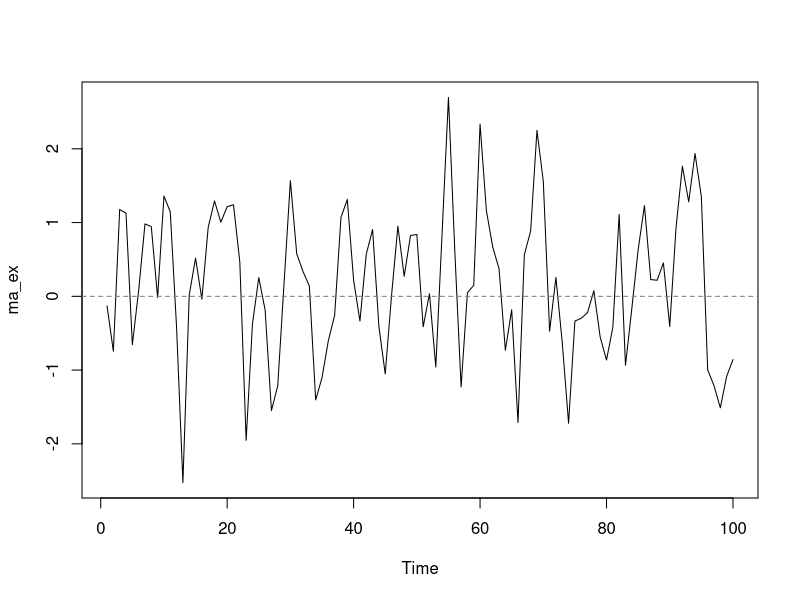
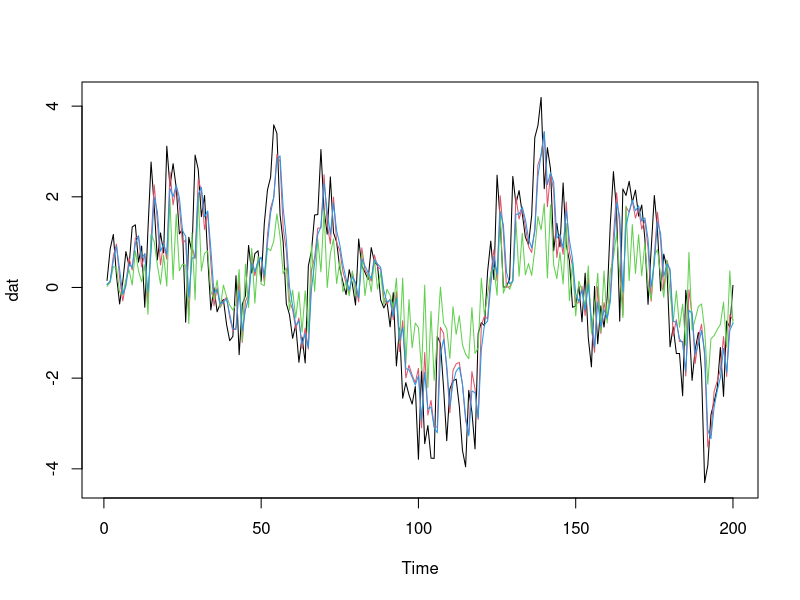
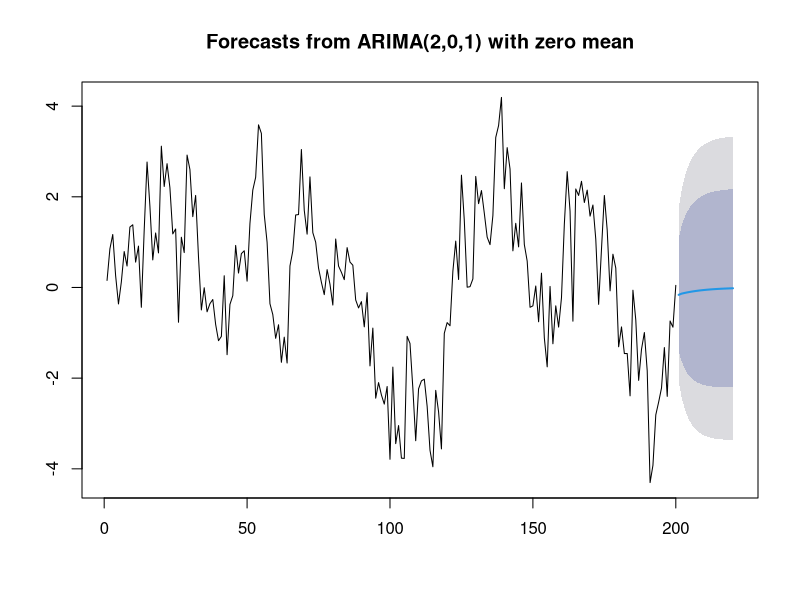
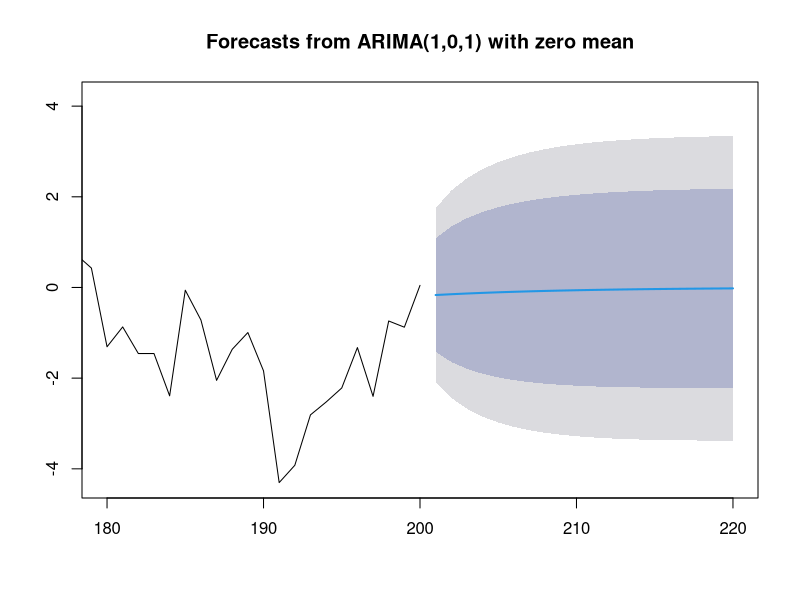
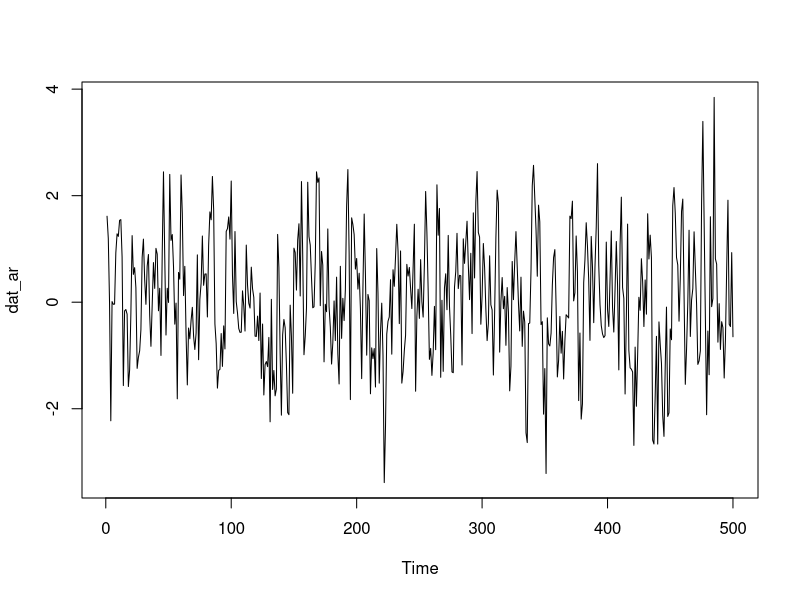
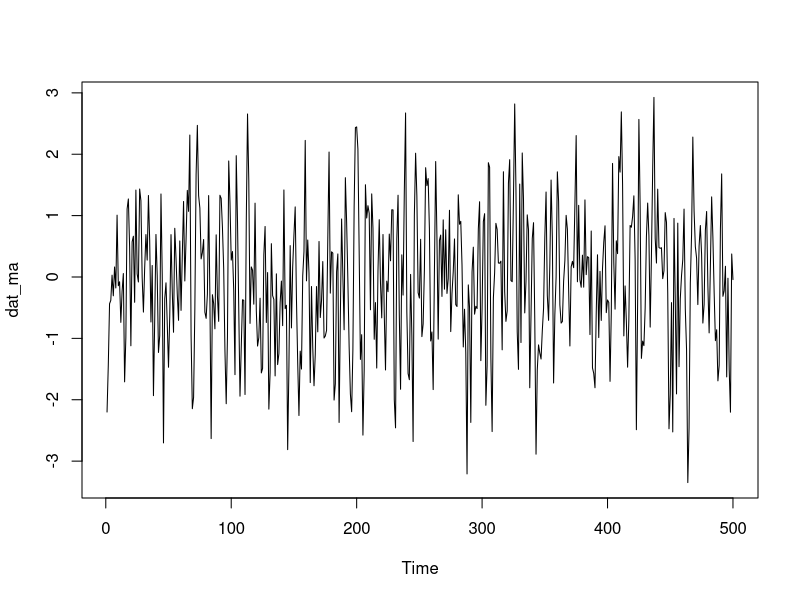
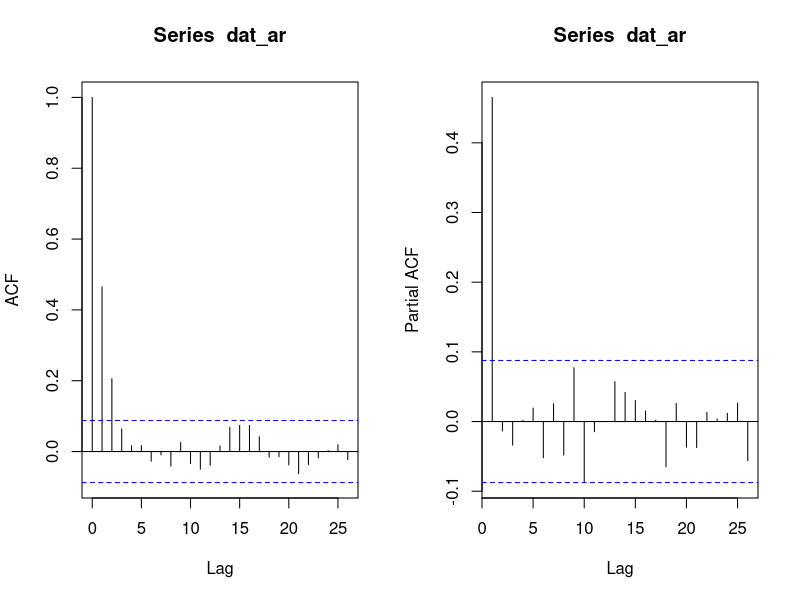
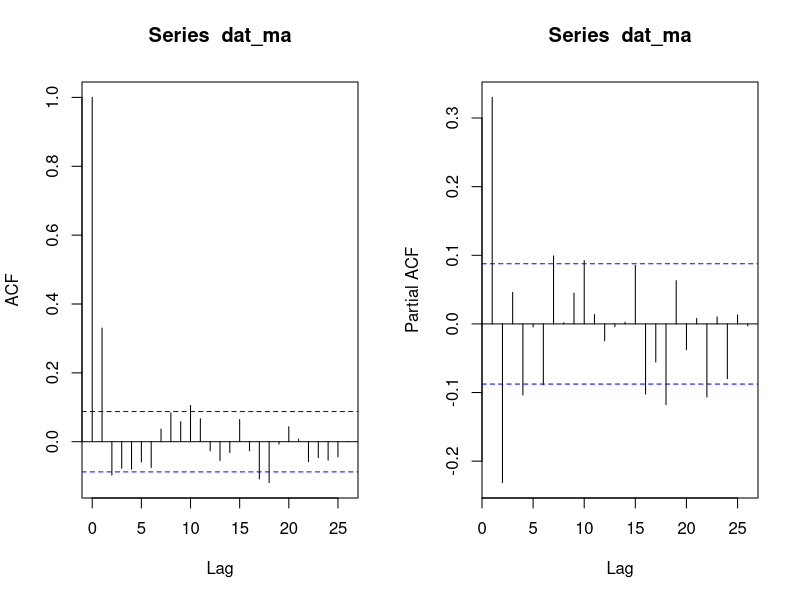

Write the R code that produced these figures, in order.

# rm(list=ls())

# install.packages("forecast")

library("forecast")
?arima        # fit arima model
?forecast     # forecast using fitted model


# MA model example ; MA(1) ; X_{t} = e_{t} + 0.5*e_{t-1}
set.seed(1)
ma_ex <- arima.sim(model=list(ma=c(0.5)), 100)
plot(ma_ex)
abline(h=0, col=grey(0.5), lty=2)


# ARMA model example ; ARMA(2,1) ; X_{t} - 0.5*X_{t-1} - 0.3*X_{t-2} = e_{t} + 0.2*e_{t-1}
set.seed(1)
dat <- arima.sim(model=list(ar=c(0.5, 0.3), ma=c(0.2)), n=200)
plot(dat)

# fitting AR(1)
fit_ar <- arima(dat, order=c(1,0,0), include.mean=F) # include.mean; The default is TRUE for undifferenced series
fit_ar
names(fit_ar)
fit_ar$coef
points(fitted(fit_ar), col=2, type='l')

# fitting MA(1) model
fit_ma <- arima(dat, order=c(0,0,1), include.mean=F)
fit_ma
points(fitted(fit_ma), col=3, type='l')

# fitting ARMA(2,1) model
fit_arma <- arima(dat, order=c(2,0,1), include.mean=F)
fit_arma
points(fitted(fit_arma), col=4, type='l')

# auto.arima
fit_auto <- auto.arima(dat, allowmean=F) # allowmean; If TRUE, models with a non-zero mean are considered.
fit_auto

# RMSE
sqrt(mean(fit_ar$residuals^2))
sqrt(mean(fit_ma$residuals^2))
sqrt(mean(fit_arma$residuals^2))
sqrt(mean(fit_auto$residuals^2))

## prediction 
# h : Number of periods for forecasting
?forecast
pred_arma <- forecast(fit_arma, h=20)
pred_arma
plot(pred_arma)

plot(forecast(fit_auto, h=20), xlim=c(180,220))


## acf and pacf
set.seed(1)
dat_ar <- arima.sim(model=list(ar=c(0.5)), n=500); plot(dat_ar)
dat_ma <- arima.sim(model=list(ma=c(0.5)), n=500); plot(dat_ma)
dat_arma <- arima.sim(model=list(ar=c(0.5), ma=c(0.5)), n=500)


par(mfrow=c(1,2))
acf(dat_ar)
pacf(dat_ar)

result.acf = acf(dat_ar, plot = FALSE)
result.acf$acf[2]
result.pacf = pacf(dat_ar, plot = FALSE)
result.pacf$acf[1]

acf(dat_ma)
pacf(dat_ma)

acf(dat_arma)
pacf(dat_arma)
par(mfrow=c(1,1))
